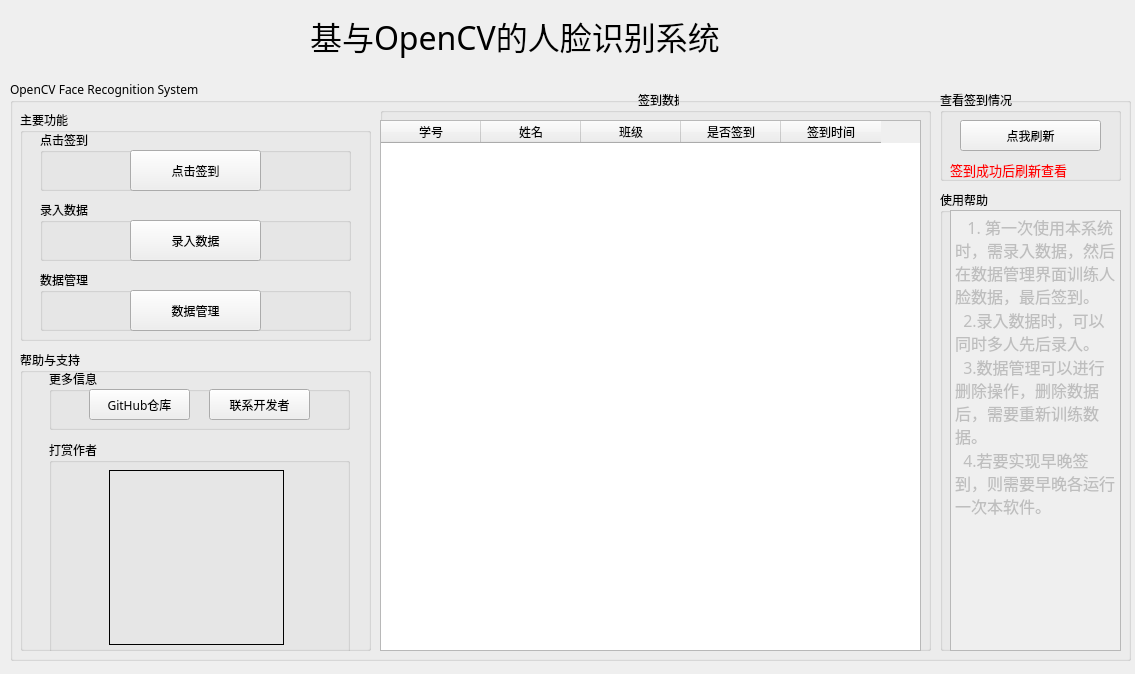
<?xml version="1.0" encoding="UTF-8"?>
<ui version="4.0">
 <class>startUI</class>
 <widget class="QWidget" name="startUI">
  <property name="enabled">
   <bool>true</bool>
  </property>
  <property name="geometry">
   <rect>
    <x>0</x>
    <y>0</y>
    <width>1135</width>
    <height>674</height>
   </rect>
  </property>
  <property name="font">
   <font>
    <family>方正启体简体</family>
   </font>
  </property>
  <property name="windowTitle">
   <string>OpenCV Face Recognition System</string>
  </property>
  <widget class="QLabel" name="label">
   <property name="geometry">
    <rect>
     <x>310</x>
     <y>0</y>
     <width>481</width>
     <height>71</height>
    </rect>
   </property>
   <property name="font">
    <font>
     <family>方正启体简体</family>
     <pointsize>24</pointsize>
    </font>
   </property>
   <property name="text">
    <string>基与OpenCV的人脸识别系统</string>
   </property>
  </widget>
  <widget class="QGroupBox" name="functionBox">
   <property name="geometry">
    <rect>
     <x>10</x>
     <y>80</y>
     <width>1121</width>
     <height>581</height>
    </rect>
   </property>
   <property name="font">
    <font>
     <family>方正启体简体</family>
    </font>
   </property>
   <property name="title">
    <string>OpenCV Face Recognition System</string>
   </property>
   <widget class="QGroupBox" name="groupBox_2">
    <property name="geometry">
     <rect>
      <x>10</x>
      <y>30</y>
      <width>351</width>
      <height>231</height>
     </rect>
    </property>
    <property name="font">
     <font>
      <family>方正启体简体</family>
     </font>
    </property>
    <property name="title">
     <string>主要功能</string>
    </property>
    <widget class="QGroupBox" name="groupBox_3">
     <property name="geometry">
      <rect>
       <x>20</x>
       <y>20</y>
       <width>311</width>
       <height>61</height>
      </rect>
     </property>
     <property name="title">
      <string>点击签到</string>
     </property>
     <widget class="QPushButton" name="signButton">
      <property name="geometry">
       <rect>
        <x>90</x>
        <y>20</y>
        <width>131</width>
        <height>41</height>
       </rect>
      </property>
      <property name="styleSheet">
       <string notr="true">QpushBuuton {
border:none;
color:white;
}
</string>
      </property>
      <property name="text">
       <string>点击签到</string>
      </property>
     </widget>
    </widget>
    <widget class="QGroupBox" name="groupBox_4">
     <property name="geometry">
      <rect>
       <x>20</x>
       <y>90</y>
       <width>311</width>
       <height>61</height>
      </rect>
     </property>
     <property name="title">
      <string>录入数据</string>
     </property>
     <widget class="QPushButton" name="faceRecordButton">
      <property name="geometry">
       <rect>
        <x>90</x>
        <y>20</y>
        <width>131</width>
        <height>41</height>
       </rect>
      </property>
      <property name="text">
       <string>录入数据</string>
      </property>
     </widget>
    </widget>
    <widget class="QGroupBox" name="groupBox_5">
     <property name="geometry">
      <rect>
       <x>20</x>
       <y>160</y>
       <width>311</width>
       <height>61</height>
      </rect>
     </property>
     <property name="title">
      <string>数据管理</string>
     </property>
     <widget class="QPushButton" name="dataManageButton">
      <property name="geometry">
       <rect>
        <x>90</x>
        <y>20</y>
        <width>131</width>
        <height>41</height>
       </rect>
      </property>
      <property name="text">
       <string>数据管理</string>
      </property>
     </widget>
    </widget>
   </widget>
   <widget class="QGroupBox" name="groupBox_6">
    <property name="geometry">
     <rect>
      <x>10</x>
      <y>270</y>
      <width>351</width>
      <height>301</height>
     </rect>
    </property>
    <property name="font">
     <font>
      <family>方正启体简体</family>
     </font>
    </property>
    <property name="title">
     <string>帮助与支持</string>
    </property>
    <widget class="QGroupBox" name="groupBox_7">
     <property name="geometry">
      <rect>
       <x>29</x>
       <y>19</y>
       <width>301</width>
       <height>61</height>
      </rect>
     </property>
     <property name="title">
      <string>更多信息</string>
     </property>
     <widget class="QPushButton" name="githubButton">
      <property name="geometry">
       <rect>
        <x>40</x>
        <y>20</y>
        <width>101</width>
        <height>31</height>
       </rect>
      </property>
      <property name="text">
       <string>GitHub仓库</string>
      </property>
     </widget>
     <widget class="QPushButton" name="developerButton">
      <property name="geometry">
       <rect>
        <x>160</x>
        <y>20</y>
        <width>101</width>
        <height>31</height>
       </rect>
      </property>
      <property name="text">
       <string>联系开发者</string>
      </property>
     </widget>
    </widget>
    <widget class="QGroupBox" name="groupBox_8">
     <property name="geometry">
      <rect>
       <x>29</x>
       <y>90</y>
       <width>301</width>
       <height>231</height>
      </rect>
     </property>
     <property name="title">
      <string>打赏作者</string>
     </property>
     <widget class="QLabel" name="wechatLabel">
      <property name="geometry">
       <rect>
        <x>60</x>
        <y>30</y>
        <width>175</width>
        <height>175</height>
       </rect>
      </property>
      <property name="styleSheet">
       <string notr="true">border-width: 1px;
border-style: solid;
border-color: rgb(0, 0, 0)</string>
      </property>
      <property name="text">
       <string/>
      </property>
     </widget>
    </widget>
   </widget>
   <widget class="QGroupBox" name="groupBox_11">
    <property name="geometry">
     <rect>
      <x>930</x>
      <y>10</y>
      <width>181</width>
      <height>91</height>
     </rect>
    </property>
    <property name="title">
     <string>查看签到情况</string>
    </property>
    <widget class="QPushButton" name="flushButton">
     <property name="geometry">
      <rect>
       <x>20</x>
       <y>30</y>
       <width>141</width>
       <height>31</height>
      </rect>
     </property>
     <property name="text">
      <string>点我刷新</string>
     </property>
    </widget>
    <widget class="QLabel" name="label_3">
     <property name="geometry">
      <rect>
       <x>10</x>
       <y>70</y>
       <width>161</width>
       <height>20</height>
      </rect>
     </property>
     <property name="font">
      <font>
       <pointsize>10</pointsize>
      </font>
     </property>
     <property name="text">
      <string>&lt;html&gt;&lt;head/&gt;&lt;body&gt;&lt;p&gt;&lt;span style=&quot; color:#ff0000;&quot;&gt;签到成功后刷新查看&lt;/span&gt;&lt;/p&gt;&lt;/body&gt;&lt;/html&gt;</string>
     </property>
     <property name="textFormat">
      <enum>Qt::RichText</enum>
     </property>
    </widget>
   </widget>
  </widget>
  <widget class="QGroupBox" name="signBox">
   <property name="geometry">
    <rect>
     <x>380</x>
     <y>90</y>
     <width>551</width>
     <height>561</height>
    </rect>
   </property>
   <property name="font">
    <font>
     <family>方正启体简体</family>
     <pointsize>9</pointsize>
    </font>
   </property>
   <property name="title">
    <string>                                                                                   签到数据</string>
   </property>
   <widget class="QTableWidget" name="tableWidget">
    <property name="enabled">
     <bool>true</bool>
    </property>
    <property name="geometry">
     <rect>
      <x>0</x>
      <y>30</y>
      <width>541</width>
      <height>531</height>
     </rect>
    </property>
    <property name="sizePolicy">
     <sizepolicy hsizetype="Expanding" vsizetype="Expanding">
      <horstretch>0</horstretch>
      <verstretch>0</verstretch>
     </sizepolicy>
    </property>
    <column>
     <property name="text">
      <string>学号</string>
     </property>
    </column>
    <column>
     <property name="text">
      <string>姓名</string>
     </property>
    </column>
    <column>
     <property name="text">
      <string>班级</string>
     </property>
    </column>
    <column>
     <property name="text">
      <string>是否签到</string>
     </property>
    </column>
    <column>
     <property name="text">
      <string>签到时间</string>
     </property>
    </column>
   </widget>
  </widget>
  <widget class="QGroupBox" name="helpBox">
   <property name="geometry">
    <rect>
     <x>940</x>
     <y>190</y>
     <width>181</width>
     <height>461</height>
    </rect>
   </property>
   <property name="font">
    <font>
     <family>方正启体简体</family>
    </font>
   </property>
   <property name="title">
    <string>使用帮助</string>
   </property>
   <widget class="QLabel" name="label_2">
    <property name="geometry">
     <rect>
      <x>20</x>
      <y>30</y>
      <width>161</width>
      <height>41</height>
     </rect>
    </property>
    <property name="text">
     <string/>
    </property>
   </widget>
   <widget class="QPlainTextEdit" name="plainTextEdit">
    <property name="enabled">
     <bool>false</bool>
    </property>
    <property name="geometry">
     <rect>
      <x>10</x>
      <y>20</y>
      <width>171</width>
      <height>441</height>
     </rect>
    </property>
    <property name="sizePolicy">
     <sizepolicy hsizetype="Fixed" vsizetype="Fixed">
      <horstretch>0</horstretch>
      <verstretch>0</verstretch>
     </sizepolicy>
    </property>
    <property name="font">
     <font>
      <pointsize>12</pointsize>
     </font>
    </property>
    <property name="plainText">
     <string>   1. 第一次使用本系统时，需录入数据，然后在数据管理界面训练人脸数据，最后签到。
  2.录入数据时，可以同时多人先后录入。
  3.数据管理可以进行删除操作，删除数据后，需要重新训练数据。
  4.若要实现早晚签到，则需要早晚各运行一次本软件。</string>
    </property>
   </widget>
  </widget>
 </widget>
 <resources/>
 <connections/>
</ui>
